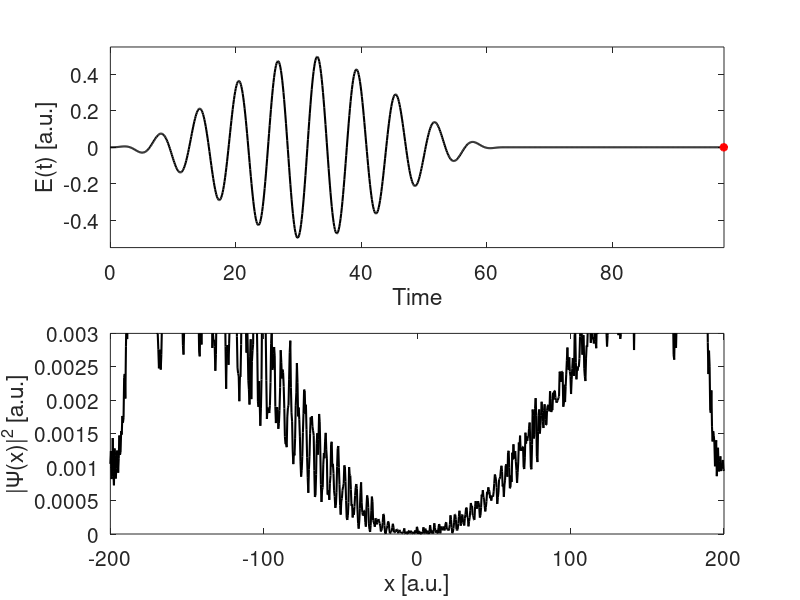
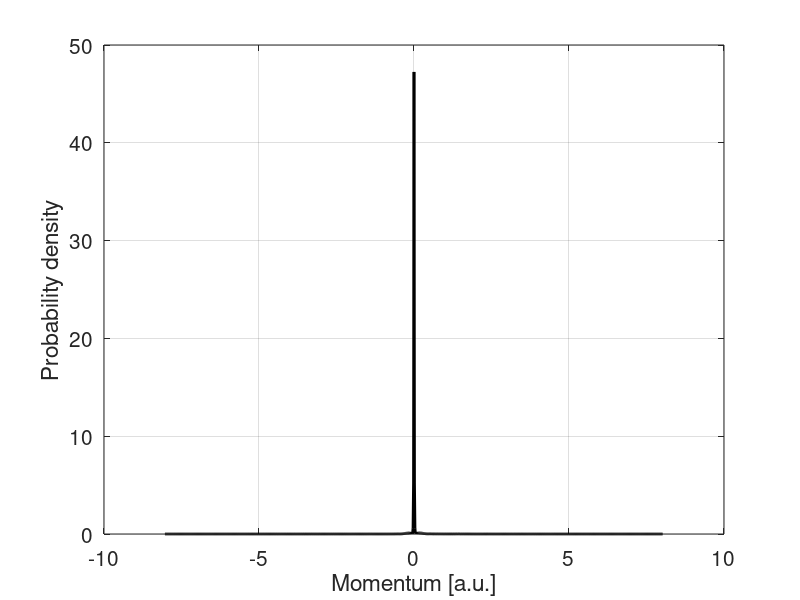

Write the MATLAB code that produced these figures, in order. (Note: this script raises an error after producing the figures.)
% This script solve the Schrödinger equation for a 1D model
% of an atom exposed to a linearly polarized laser pulse in the
% dipole approximation. It does so by directly propagating the 
% wave packet on a numerical grid by means of a Magnus propagator.
%
% The purely time-dependent laser pulse is modelled as a 
% sin^2-type envelope times a sine-carrier.
%
% The interaction lasts a while beyond the interaction with the 
% pulse - so that we can disinguish between the bound and the
% unbound part.
%
% Finally, the momentum distribution of the unbpund part is 
% determined.
%
% Inputs for the confining potential
% w     -   the width of the potential
% V0    -   the "height" of the potential (should be negative)
% s     -   "smoothness" parameter
%
% Inputs for the laser pulse 
% Ncycl  -   the number of optical cycles
% Tafter -   time propagation after pulse 
% omega  -   the central frequency of the laser
% E0     -   the strength of the pulse
%
% Numerical input parameters
% dt    - numerical time step
% N     - number of grid points, should be 2^n
% L     - the size of the numerical domain; it extends from -L/2 to L/2
% Xbeyond - the limit beyod which we assume the particle is liberated
% yMax  - the maximal y-value in the display of the wave packet
% Tafter - additional time of simulation - after the pulse is over
%
% All input parameters are hard coded initially.

% Inputs for the confining potential
w = 5;
V0 = -1;
s = 5;

% Inputs for the laser pulse
Ncycl  = 10;
omega = 1.0;
E0 = 0.5;

% Numerical input parameters
dt = .1;
N = 1024;
L = 400;
yMax = 3e-3;
Xbeyond = 8;
Tafter = 35;


% Set up grid
h = L/(N-1);
x = transpose(linspace(-L/2, L/2, N));      % Column vector

% Confining potential
Vpot = @(x) V0./(exp(s*(abs(x)-w/2))+1);

% Laser field
Tpulse=Ncycl*2*pi/omega;
Epulse = @(t) (t>0 & t<Tpulse)*E0.*sin(pi*t/Tpulse).^2.*...
    sin(omega*t);

% Set up kinetic energy matrix by means of the fast 
% Fourier transform
k=2*pi/(N*h)*[0:(N/2-1), (-N/2:-1)];        % Vector with k-values
% Fourier transform the identity matrix:
Tmat_FFT = fft(eye(N));
% Multiply by (ik)^2
Tmat_FFT = diag(-k.^2)*Tmat_FFT;
% Transform back to x-representation
Tmat_FFT = ifft(Tmat_FFT);
Tmat_FFT = -1/2*Tmat_FFT;                   % Correct prefactor
% H0 - the time-independent part of the Hamiltonian
H0 = Tmat_FFT + diag(Vpot(x));
% Half propagator corresponding to H0
UhalfH0 = expm(-1i*H0*dt/2);                

% Diagonalize time-independent Hamiltonian
[U E] = eig(H0);                         % Diagonalization
E = diag(E);                             % Extract diagonal energies
[E SortInd] = sort(E);                   % Sort energies
U = U(:,SortInd)/sqrt(h);                % Sort eigenvectors and normalize
Psi = U(:,1);                            % Initiate wave function
disp(['Ground state energy: ',num2str(E(1)),'.'])         
Nbound = length(find(E<0));              % The number of bound states
disp(['The potential supports ',num2str(Nbound),' bound states.'])
clear Tmat_FFT H0;                       % Clear obsolete matrices

% Create plots
% Pulse vector for plotting 
tVector = 0:dt:(Tpulse+Tafter);
PulseVector = Epulse(tVector);
figure(1)
% Plot laser field - and progress
subplot(2,1,1)
plot(tVector, PulseVector, 'k-', 'linewidth', 1.5)
xlabel('Time [a.u.]')
ylabel('E(t) [a.u.]')
axis([0 Tpulse+Tafter -1.1*E0 1.1*E0])
hold on
plPulse = plot(0, Epulse(0), 'r*', 'linewidth', 2);
hold off
xlabel('Time')
set(gca, 'fontsize', 15)
% Wave packet
subplot(2,1,2)
pl1 = plot(x, abs(Psi).^2, 'k-', 'linewidth', 1.5);
xlabel('x [a.u.]')
ylabel('|\Psi(x)|^2 [a.u.]')
set(gca, 'fontsize', 15)
axis([-L/2 L/2 0 yMax])
set(gca, 'fontsize', 15)

%
% Propagate
% First: For  t< Tpulse
t = 0;
while t < Tpulse
  % First half step, H_0
  Psi = UhalfH0*Psi;
  % Interaction
  Psi = diag(exp(-1i*Epulse(t+dt/2)*x*dt))*Psi;
  % Second half step, H0
  Psi = UhalfH0*Psi;
    
  % Plot propagation of wave function and pulse on the fly
  set(plPulse, 'xdata', t);  
  set(plPulse, 'ydata', Epulse(t));  
  set(pl1, 'ydata', abs(Psi).^2);  
  drawnow

  % Update time
  t=t+dt;  
end

% Second part of the propagation: t >= Tpluse
Ufull = UhalfH0^2;              % Full time-independent propagator
clear UhalfH0;
while t < Tpulse+Tafter
  % Full step, H_0
  Psi = Ufull*Psi;
  % Plot propagation of wave function and pulse on the fly
  set(plPulse, 'xdata', t);  
  set(plPulse, 'ydata', 0);  
  set(pl1, 'ydata', abs(Psi).^2);  
  drawnow
  % Update time
  t=t+dt;  
end

% Filter out bound part
PsiUnbound = (abs(x) > Xbeyond) .* Psi;
% Fourier transform
PhiUnbound = fft(PsiUnbound);
% Ensure normalization
PhiUnbound = PhiUnbound*h/sqrt(2*pi);
figure(2)
[kSort IndSort] = sort(k);
PhiUnboundSort = PhiUnbound(IndSort);
plot(kSort, abs(PhiUnboundSort).^2, 'k-', 'linewidth', 2)
xlabel('Momentum [a.u.]')
ylabel('Probability density')
grid on
set(gca, 'fontsize', 15)

% Plot lines according to photon numbers
hold on
for n = 1:3
  kPhoton = sqrt(2*(n*omega + E(1)));
  xline(kPhoton, 'r--', 'linewidth', 2);
  xline(-kPhoton, 'r--', 'linewidth', 2);
end
hold off
% Set the window for plotting
V = axis;
axis([-1.5*kPhoton 1.5*kPhoton 0 V(4)])